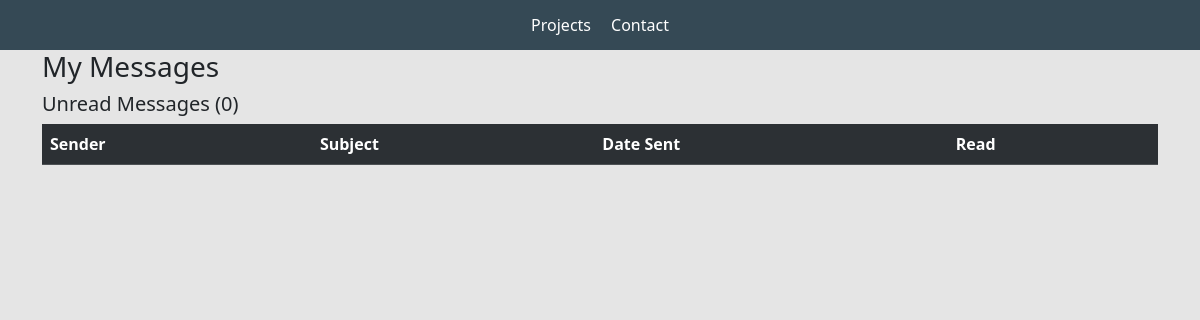
Before: /inbox/ with the older database file.
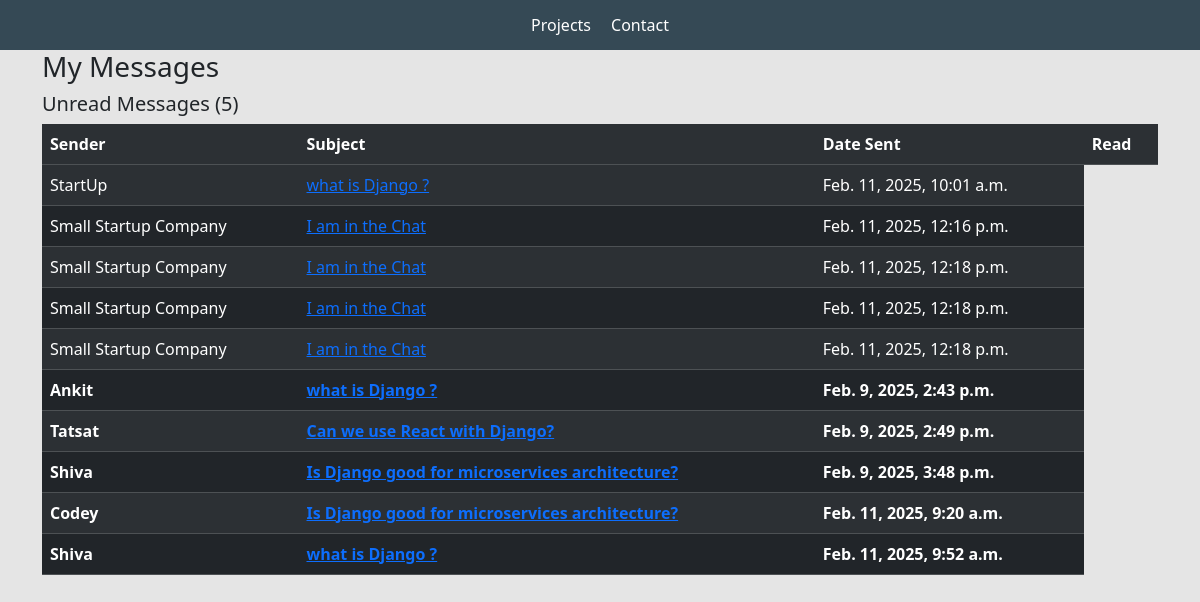
After: the same page with the newer database file.
### base/models.py (models this page shows, shortened)
class Message(models.Model):
    name = models.CharField(max_length=255, null=True)
    email = models.CharField(max_length=255, null=True)
    subject = models.CharField(max_length=255, null=True)
    body = models.TextField()
    is_read = models.BooleanField(default=False)
    created = models.DateTimeField(auto_now_add=True)
    id = models.UUIDField(default=uuid.uuid4, unique=True, primary_key=True, editable=False)

### base/views.py (the view)
# urls.py: path('inbox/', views.inboxPage, name="inbox"),
def inboxPage(request):
    inbox = Message.objects.all().order_by('is_read')
    unreadCount = Message.objects.filter(is_read=False).count
    context = {'inbox': inbox, 'unreadCount': unreadCount}
    return render(request, 'base/inbox.html', context)

### base/templates/base/inbox.html
{% extends 'base/main.html' %}
{% load static %}
{% block content %}
<div class="container">
<h3>My Messages</h3>
<h5>Unread Messages ({{unreadCount}})</h5>
<table class="table table-dark table-striped">
    <thread>
        <tr>
            <th>Sender</th>
            <th>Subject</th>
            <th>Date Sent</th>
            <th>Read</th>
        </tr>
    </thread>
    <tbody>
        {% for message in inbox %}
        {% if message.is_read %}
           <tr style="font-weight:900;">
               {% else %}
            <tr>
            {% endif %}
            <td>{{message.name}}</td>
                <td><a href="{% url 'message' message.id %}">{{message.subject}}</a></td>
            <td>{{message.created}}</td>
           </tr>
        {% endfor %}
    </tbody>
</table>
</div>
{% endblock content %}

### base/templates/base/main.html (shortened to what this page needs)
<!DOCTYPE html>
{% load static %}
<html lang="en">
<head>
    <link href="https://cdn.jsdelivr.net/npm/bootstrap@5.3.3/dist/css/bootstrap.min.css" rel="stylesheet">
    <link rel="stylesheet" type='text/css' media='screen' href="{% static 'styles/main.css' %}">
</head>
<body>
{% include 'base/navbar.html' %}
    {% block content %}
    {% endblock content %}
</body>
</html>

### base/templates/base/navbar.html (shortened to what this page needs)
<section class="navigation-bar">
    <a class="nav-link" href="{% url 'home' %}">
        Projects
    </a>
    <a class="nav-link" href="#">
        Contact
    </a>
</section>

### static/styles/main.css (style rules this page uses)
body { background-color: #e5e5e5; }
.navigation-bar { background-color: #354955; height: 50px; display: flex; justify-content: center; gap: 20px; align-items: center; }
.nav-link { color: #fff }

Changed rows visible on the page:
added Message: name "StartUp", subject "what is Django ?", created "Feb. 11, 2025, 10:01 a.m."
added Message: name "Small Startup Company", subject "I am in the Chat", created "Feb. 11, 2025, 12:16 p.m."
added Message: name "Small Startup Company", subject "I am in the Chat", created "Feb. 11, 2025, 12:18 p.m."
added Message: name "Small Startup Company", subject "I am in the Chat", created "Feb. 11, 2025, 12:18 p.m."
added Message: name "Small Startup Company", subject "I am in the Chat", created "Feb. 11, 2025, 12:18 p.m."
added Message: name "Ankit", subject "what is Django ?", created "Feb. 9, 2025, 2:43 p.m."
added Message: name "Tatsat", subject "Can we use React with Django?", created "Feb. 9, 2025, 2:49 p.m."
added Message: name "Shiva", subject "Is Django good for microservices architecture?", created "Feb. 9, 2025, 3:48 p.m."
added Message: name "Codey", subject "Is Django good for microservices architecture?", created "Feb. 11, 2025, 9:20 a.m."
added Message: name "Shiva", subject "what is Django ?", created "Feb. 11, 2025, 9:52 a.m."
Other visible differences:
{{ unreadCount }}: "0" → "5"
